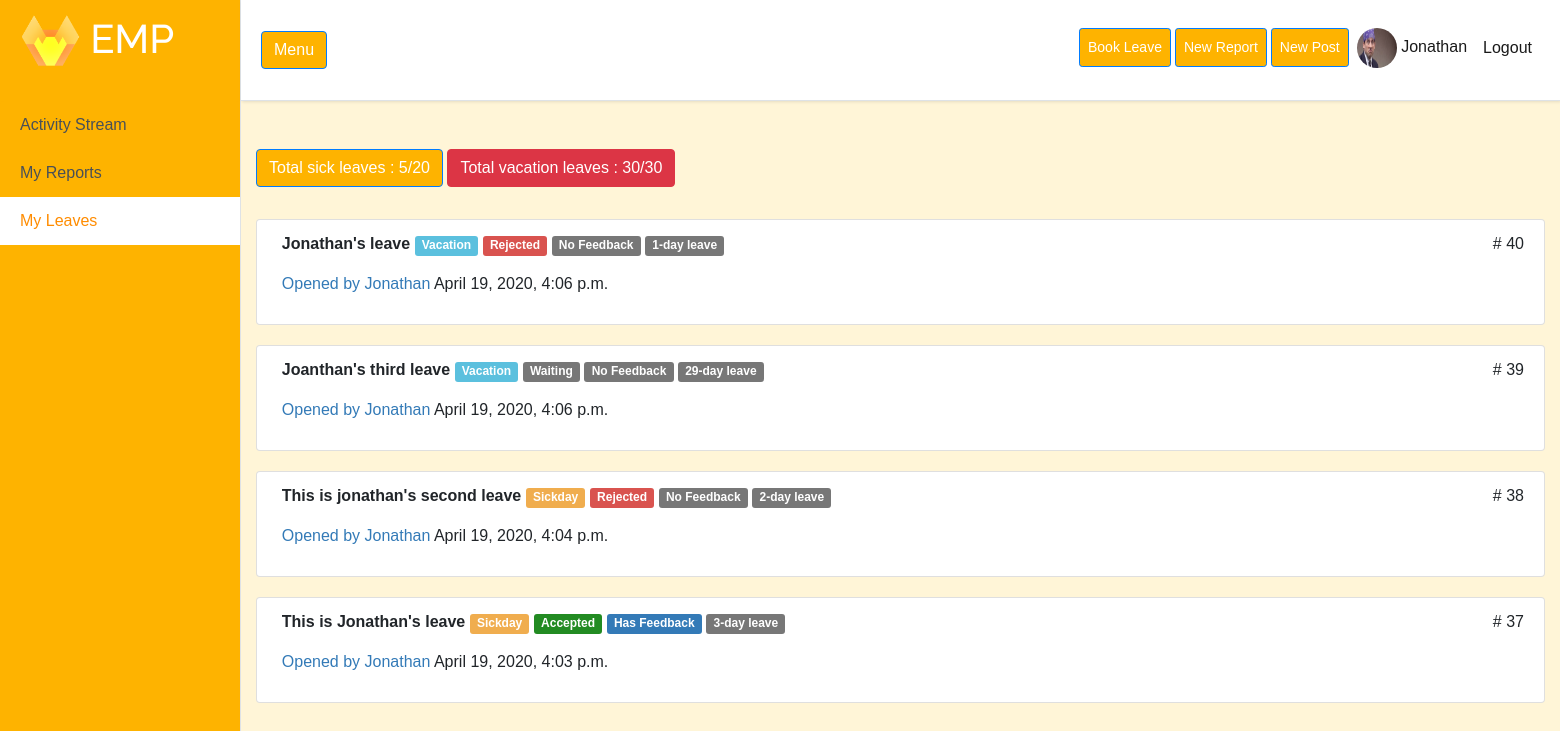
Screenshot of /leaves (signed in) with the database file from the repository.
### users/models.py (models this page shows, shortened)
class Profile(models.Model):
    user = models.OneToOneField(User, on_delete=models.CASCADE)
    image = models.ImageField(default='default.jpg', upload_to='profile_pics')
    bio = models.TextField(max_length=500, blank=True)
    location = models.CharField(max_length=30, blank=True)
    birth_date = models.DateField(null=True, blank=True)
    is_employee = models.BooleanField(default=True)

### bookleave/models.py (models this page shows, shortened)
class Leave(models.Model):
    type = models.CharField(verbose_name="Leave Type", max_length=20, choices=TYPE_CHOICES)
    begindate = models.DateTimeField()
    enddate = models.DateTimeField()
    date_posted = models.DateTimeField(default=timezone.now)
    document = models.FileField(blank=True, default=None, upload_to='documents')
    title = models.TextField(max_length=100)
    content = models.TextField()
    owner = models.ForeignKey(User, on_delete=models.CASCADE, null=True)
    is_accepted = models.BooleanField(default=False)
    is_rejected = models.BooleanField(default=False)
    class Meta:
        ordering = ['-date_posted']
    @property
    def difference(self):
        return (self.enddate - self.begindate).days

### bookleave/views.py (the view)
# urls.py: path('leaves', LeaveListView.as_view(), name='leave-home'),
class LeaveListView(LoginRequiredMixin, ListView):
    model = Leave
    template_name = 'bookleave/leaves.html'  # <app>/<model>_<view_type>.html
    context_object_name = 'leaves'
    paginate_by = 5
    def get_context_data(self, **kwargs):
        context = super().get_context_data(**kwargs)
        leaves = Leave.objects.all()
        total_leaves = 0
        total_sick = 0
        total_vacation = 0
        for leave in leaves:
            total_leaves += leave.difference
        context['total_leave'] = total_leaves
        sickleaves = Leave.objects.filter(type='Sickday', owner=self.request.user).all()
        for leave in sickleaves:
            total_sick += leave.difference
        context['total_sick'] = total_sick
        vacationleaves = Leave.objects.filter(type='Vacation', owner=self.request.user).all()
        for leave in vacationleaves:
            total_vacation += leave.difference
        context['total_vacation'] = total_vacation
        number = Leave.objects.filter(owner=self.request.user).all()
        context['number'] = number
        return context

### bookleave/templates/bookleave/leaves.html (shortened to what this page needs)
{% extends 'activitystream/base.html' %}
{% block content %}
                {% if number.count == 0 %}
                    <h1>User does not have a report</h1>
                {% else %}
                <div class="media-body">
                {% if total_sick >= 20 %}
                     <p class="btn btn-danger " style="cursor:default">Total sick leaves :  {{ total_sick }}/20</p>
                    {% else %}
                    <p class="btn btn-primary " style="cursor:default">Total sick leaves :  {{ total_sick }}/20</p>
                    {% endif %}
                {% if total_vacation >= 30 %}
                <p class="btn btn-danger " style="cursor:default">Total vacation leaves : {{ total_vacation }}/30</p>
                {% else %}
                    <p class="btn btn-primary " style="cursor:default">Total vacation leaves : {{ total_vacation }}/30</p>
                {% endif %}
                </div>
                {% endif %}
    {% for leave in leaves %}
        {% if leave.owner == user %}
    <ul class="list-group fa-padding">
        <li class="list-group-item">
            <div class="media">
                <div class="media-body">
                    <strong>{{ leave.title }}</strong>
                    {% if leave.type == 'Sickday' %}
                        <span class="label label-warning" style="color: white">{{ leave.type }}</span>
                    {% else %}
                        <span class="label label-info" style="color: white">{{ leave.type }}</span>
                    {% endif %}
                    {% if leave.is_accepted  %}
                        <span class="label label-success" style="color: white">Accepted</span>
                     {% elif not leave.is_accepted and not leave.is_rejected %}
                        <span class="label label-default" style="color: white">Waiting</span>
                        {% else %}
                        <span class="label label-danger" style="color: white">Rejected</span>
                {% endif %}
                {% if leave.reply_set.count != 0 %}
                    <span class="label label-primary" style="color: white">Has Feedback</span>
                {% else %}
                    <span class="label label-default" style="color: white">No Feedback</span>
                    {% endif %}
                <span class="label label-default" style="color: white">{{leave.difference}}-day leave</span>
                    <span class="number pull-right"># {{ leave.pk }}</span>
                    <p class="info"><a href="{% url 'profile' %}">Opened by {{leave.owner.username}}</a> {{ leave.date_posted }} </p>
                </div>
            </div>
        </li>
    </ul>
        {% endif %}
    {% endfor %}
{% endblock %}

### activitystream/templates/activitystream/base.html (shortened to what this page needs)
{% load static %}
<!DOCTYPE html>
<html lang="en">
<head>
  <link rel="stylesheet" href="https://stackpath.bootstrapcdn.com/bootstrap/4.4.1/css/bootstrap.min.css">
  <link rel="stylesheet" type="text/css" href="{% static 'activitystream/main.css' %}">
</head>
<body>
  <div class="d-flex" id="wrapper">
    <div class=" border-right" style="background-color: #feb300; !important;" id="sidebar-wrapper">
      <div class="sidebar-heading" style="background-color: #feb300; !important;"><h1> <img src="{% static "activitystream/logo.png" %}" alt="Employee Portal" style="width:60px"/> EMP</h1></div>
      <div class="list-group list-group-flush">
        <a href="{% url 'activity-home' %}" class="list-group-item list-group-item-action" id = "activity_button" >Activity Stream</a>
        {% if user.is_active and user.is_staff %}
        <a href="{% url 'all-reports' %}" class="list-group-item list-group-item-action " id = "report_button" >Check Reports</a>
        <a href="{% url 'all-leaves' %}" class="list-group-item list-group-item-action" id = "leave_button" >Check Leaves</a>
        {% else %}
        <a href="{% url 'reports-home' %}" class="list-group-item list-group-item-action" id = "reportto_button">My Reports</a>
        <a href="{% url 'leave-home' %}" class="list-group-item list-group-item-action" id = "bookleave_button">My Leaves</a>
        {% endif %}
      </div>
    </div>
    <div id="page-content-wrapper">
      <nav class="navbar navbar-expand-lg navbar-light border-bottom sticky-top" style="background-color: white; !important;" >
        <button class="btn btn-primary" id="menu-toggle">Menu</button>
        <div class="collapse navbar-collapse" id="navbarSupportedContent">
          <ul class="navbar-nav ml-auto mt-2 mt-lg-0">
            {% if user.is_authenticated %}
              {% if not user.is_staff %}
              <li class="nav-item active mt-1">
                <a class="btn btn-primary btn-sm nav-link mt-1 mr-1" href="{% url 'leave-create' %}" style="color: white">Book Leave</a>
              </li>
              <li class="nav-item active mt-1">
               <a class="btn btn-primary btn-sm nav-link mt-1 mr-1" href="{% url 'report-create' %}" style="color: white">New Report</a>
              </li>
            {% endif %}
              <li class="nav-item active mt-1">
                 <a class="btn btn-primary btn-sm nav-link mt-1" href="{% url 'post-create' %}" style="color: white">New Post</a>
              </li>
                 <li class="nav-item active mb-1 ">
                <a class="nav-link" href="{% url 'profile' %}">
                        <img height="40px" width="40px"  class="rounded-circle account-img" src="{{ user.profile.image.url }}">
                    {{ user.username }}</a>
                </li>
                <li class="nav-item active mb-1 ">
                <a class="nav-link mt-2" href="{% url 'logout' %}">  Logout</a>
                </li>
            {% else %}
              <li class="nav-item active">
                <a class="nav-link" href="{% url 'activity-home' %}">Home <span class="sr-only">(current)</span></a>
              </li>
            {% endif %}
          </ul>
        </div>
      </nav>
<div id = main-section>
      <div class="container-fluid">
      <br>
      {% block content %}{% endblock %}
      </div>
</div>
    </div>
  </div>
</body>
</html>

### activitystream/static/activitystream/main.css (style rules this page uses)
.list-group-item-action { background-color: #feb300; !important; position: fixed; }
body { overflow-x: hidden; font-family: 'Poppins', sans-serif; background: #fff5d7; }
.btn-primary { background-color: #feb300; !important; }
#activity_button { margin-top:6.3rem; width: 15rem; }
#report_button,#reportto_button { margin-top:9.3rem; width:15rem; }
#leave_button,#bookleave_button { margin-top:12.3rem; width: 15rem; }
#main-section { margin-top: -2rem; }
.sidebar-heading { position: fixed; color: white; background: rgba(0, 0, 0, 0.2); }
.navbar { padding: 20px ; background: #fff; border: none; border-radius: 0; margin-bottom: 40px; box-shadow: 1px 1px 3px rgba(0, 0, 0, 0.1); }
#sidebar-wrapper { min-height: 100vh; margin-left: -15rem; -webkit-transition: margin .25s ease-out; -moz-transition: margin .25s ease-out; -o-transition: margin .25s ease-out; transition: margin .25s ease-out; }
#sidebar-wrapper .sidebar-heading { padding: 0.875rem 1.25rem; font-size: 1.2rem; }
#sidebar-wrapper .list-group { width: 15rem; }
#page-content-wrapper { min-width: 100vw; }
@media (min-width: 768px) { #sidebar-wrapper { margin-left: 0; } }
@media (min-width: 768px) { #page-content-wrapper { min-width: 0; width: 100%; } }
h1 { font-family: Raleway ; }

### bookleave/templates/bookleave/leaves.html (style rules this page uses)
#leave_button, #bookleave_button { background-color: white; font-size: 1rem; color: darkorange; }
.list-group { padding-left: 0; margin-bottom: 20px; }
ol, ul { margin-top: 0; margin-bottom: 10px; }
ul { display: block; list-style-type: disc; margin-block-start: 1em; margin-block-end: 1em; margin-inline-start: 0px; margin-inline-end: 0px; padding-inline-start: 40px; }
.list-group-item:first-child { border-top-left-radius: 4px; border-top-right-radius: 4px; }
li { display: inline-block; padding: 0; }
.media:first-child { margin-top: 0; }
.media, .media-body { overflow: hidden; zoom: 1; }
.media { margin-top: 15px; }
.media-body { width: 10000px; }
div { display: block; }
b, strong { font-weight: 700; }
strong { font-weight: bold; }
.label-danger { background-color: #d9534f; }
.label-success { background-color: forestgreen; }
.label-info { background-color: #5bc0de; }
.label-primary { background-color: #337ab7; }
.label-default { background-color: #777; }
.label-warning { background-color: #f0ad4e; }
.label { display: inline; padding: .2em .6em .3em; font-size: 75%; font-weight: 700; line-height: 1; color: #fff; text-align: center; white-space: nowrap; vertical-align: baseline; border-radius: .25em; }
.pull-right { float: right; }
.pull-right { float: right!important; }
p { margin: 0 0 10px; }
p { display: block; margin-block-start: 1em; margin-block-end: 1em; margin-inline-start: 0px; margin-inline-end: 0px; }
a { color: #337ab7; text-decoration: none; }
a { background-color: transparent; }

### rows the page displays
Leave: title "Jonathan's leave", type "Vacation", is_accepted "Rejected", shows "No Feedback", difference "1", pk "40", owner.username "Jonathan", date_posted "April 19, 2020, 4:06 p.m."
Leave: title "Joanthan's third leave", type "Vacation", is_accepted "Waiting", shows "No Feedback", difference "29", pk "39", owner.username "Jonathan", date_posted "April 19, 2020, 4:06 p.m."
Leave: title "This is jonathan's second leave", type "Sickday", is_accepted "Rejected", shows "No Feedback", difference "2", pk "38", owner.username "Jonathan", date_posted "April 19, 2020, 4:04 p.m."
Leave: title "This is Jonathan's leave", type "Sickday", is_accepted "Accepted", shows "Has Feedback", difference "3", pk "37", owner.username "Jonathan", date_posted "April 19, 2020, 4:03 p.m."

### other values shown
{{ user.username }} "Jonathan"
{{ total_sick }} "5"
{{ total_vacation }} "30"
